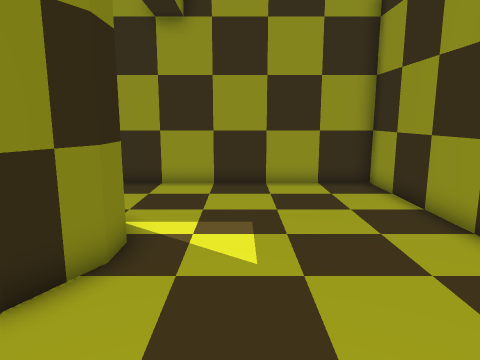
view 1 (above)

12 first-person views from a walk through a Godot game level. The camera is 1.2 m above the floor, tilts 10° down and sees 70° across. The floor is counted in squares, 0.5 m on a side. Each view is taken from the middle of a square. On the plan, view 1 faces up. The plan holds only what a view shows up to about 20 squares ahead; the rest is blank.

view 2
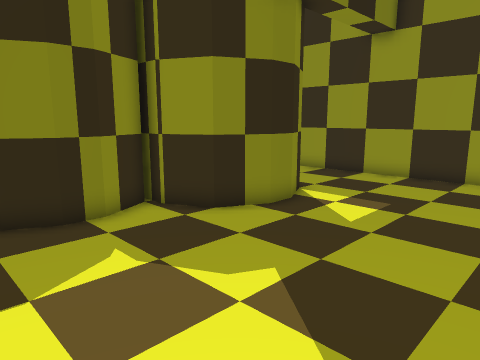

view 3
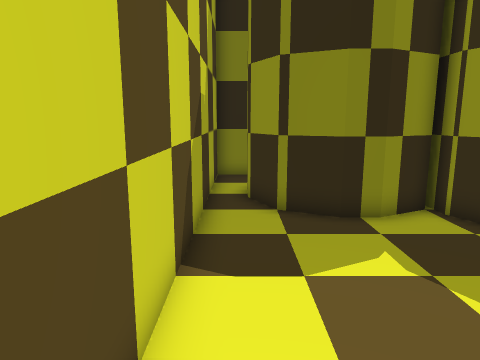

view 4
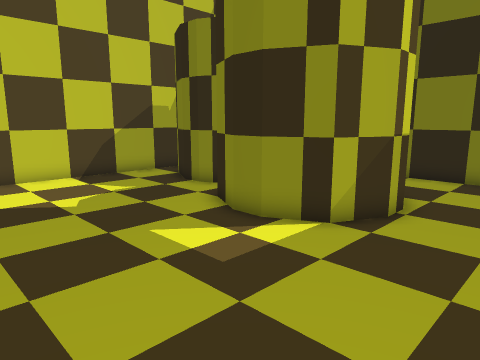

view 5
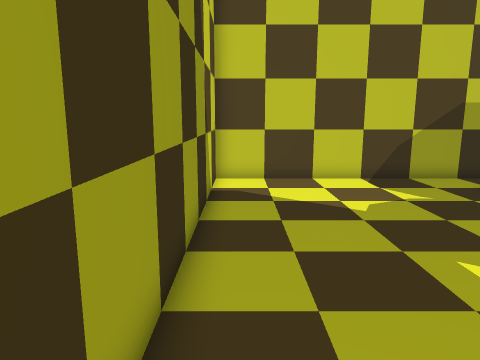

view 6
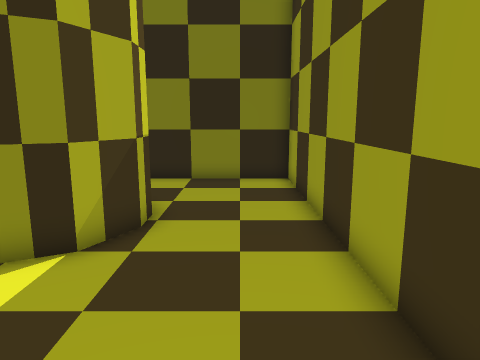

view 7
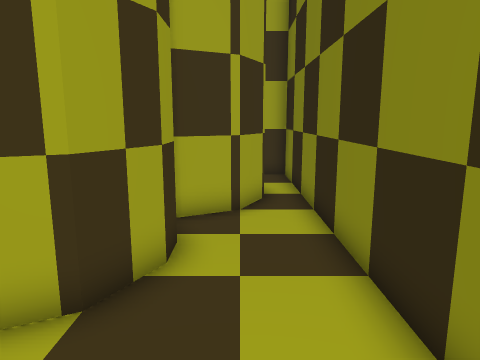

view 8
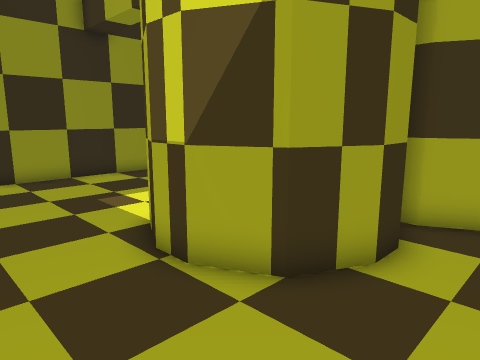

view 9
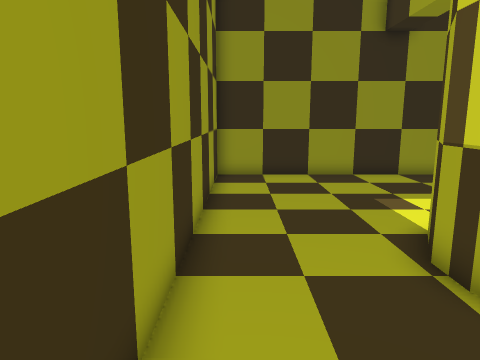

view 10
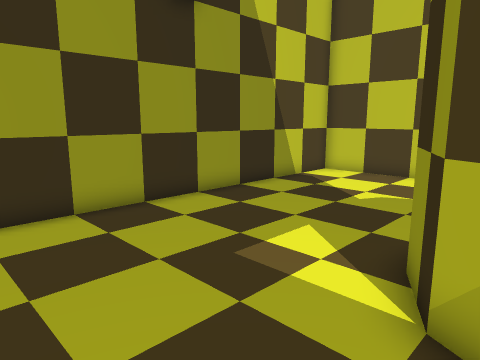

view 11
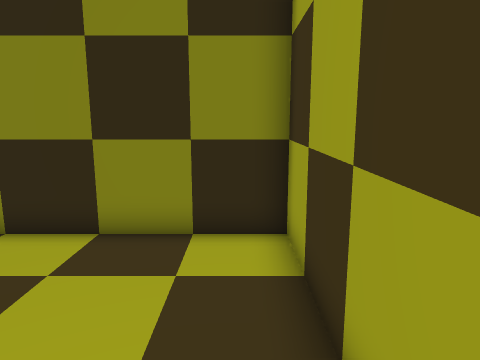

view 12
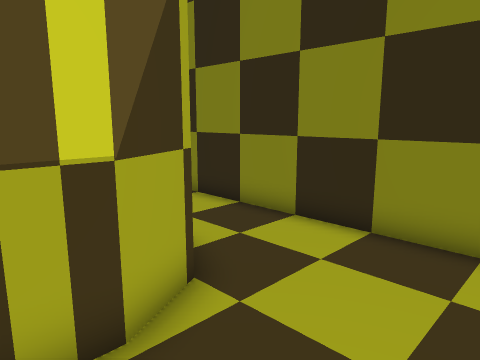

### Floor plan
Points are (right, up) in squares from view 1. A wall is a line through its corners. A room is listed if a view was taken in it or the views show most of it. See-through windows are left out.
Room 1 (views 1, 2, 3, 4, 5, 6, 7, 8, 9, 10, 11, 12)
walls: (-4.9, 2.9) (-4.2, 1.5) (-4.2, 0.5) (-5, -1) (-6.5, -1.8); (-7.8, 5.4) (-7.8, 6.5) (-7, 8) (-5.5, 8.8) (-4.5, 8.8) (-3, 8) (-2.2, 6.5) (-2.2, 5.5) (-3, 4) (-4.5, 3.3); (-9.8, 1.5) (-9, 3) (-7.5, 3.7); (-6.9, -3) (5, -3) (5, 13) (-11, 13) (-11, 1)

Where each view was taken, in squares from view 1:
view 1: 0 up, 0 right, facing up
view 2: 2 down, 4 right, facing up-left
view 3: 2 down, 4 right, facing left
view 4: 12 up, 4 right, facing down-left
view 5: 11 up, 4 right, facing down
view 6: 11 up, 3 right, facing left
view 7: 12 up, 9 left, facing down
view 8: 12 up, 10 left, facing down-right
view 9: 12 up, 10 left, facing right
view 10: 12 up, 4 left, facing down-right
view 11: 12 up, 4 left, facing left
view 12: 12 up, 4 left, facing down-left
